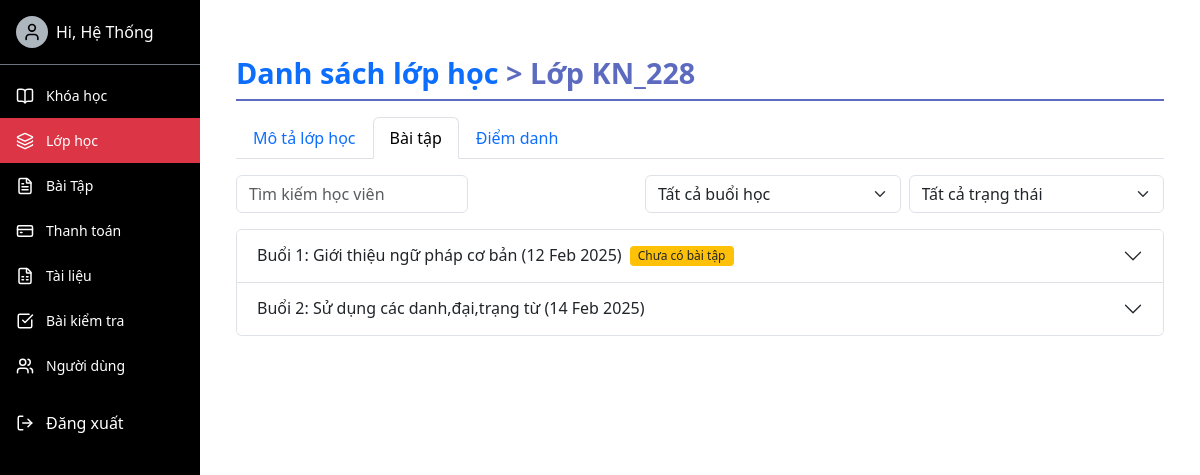
Before: /manage_class/4/exercises/ (signed in) with the older database file.
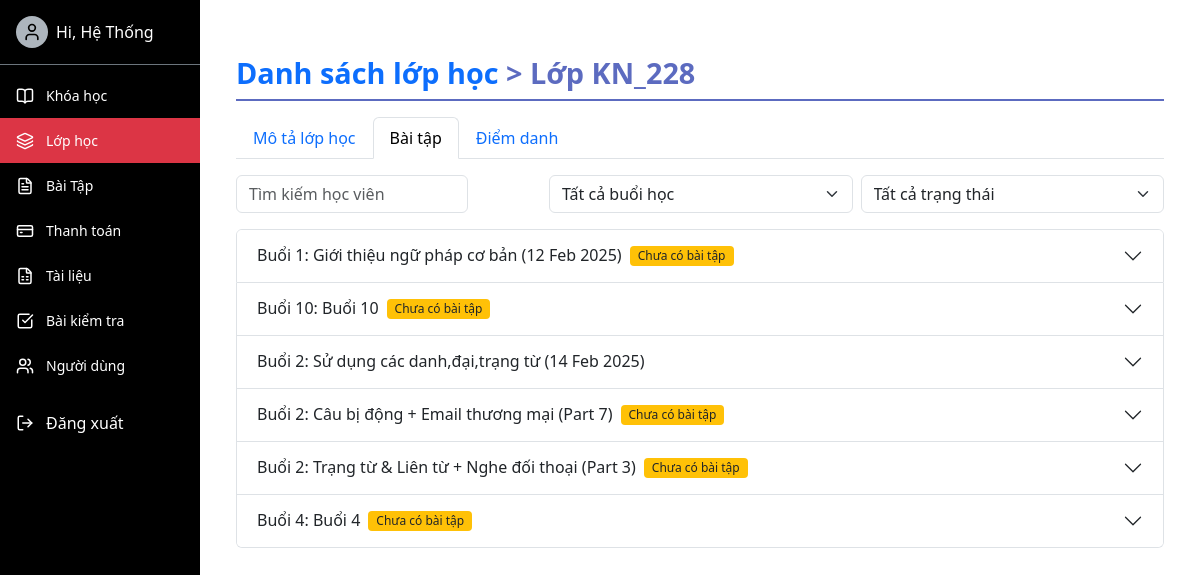
After: the same page with the newer database file.
### english/models.py (models this page shows, shortened)
class CLASS(models.Model):
    STATUS_CHOICES = [
        ('ongoing', 'Đang học'),
        ('starting', 'Đang bắt đầu'),
        ('finished', 'Đã kết thúc'),
    ]
    class_id = models.AutoField(primary_key=True)
    class_name = models.CharField(max_length=50)
    course = models.ForeignKey(COURSE, on_delete=models.CASCADE)
    begin_time = models.DateField()
    end_time = models.DateField()
    status = models.CharField(max_length=20, choices=STATUS_CHOICES)
    timetable = models.CharField(max_length=1000,null=True,blank=True)
    class Meta:
        db_table = 'CLASS'

class LESSON_DETAIL(models.Model):
    lessondetail_id = models.AutoField(primary_key=True)
    lesson = models.ForeignKey(LESSON, on_delete=models.CASCADE)
    classes = models.ForeignKey(CLASS, on_delete=models.CASCADE)
    date = models.DateField(null=True,blank=True)
    class Meta:
        db_table = 'LESSON_DETAIL'

class LESSON(models.Model):
    lesson_id = models.AutoField(primary_key=True)
    lesson_file = models.FileField(upload_to="media/lesson", max_length=200)  # Thay FileField bằng URLField
    exercise_file = models.FileField(upload_to="media/exercise", max_length=200)  # Thay FileField bằng URLField
    lesson_name = models.CharField(max_length=100, default="chua co")
    description = models.TextField(null=True, blank=True)
    course = models.ForeignKey(COURSE, on_delete=models.CASCADE)
    session_number = models.CharField(max_length=100, null=True)
    class Meta:
        db_table = 'LESSON'

### ManageClass/views.py (the view)
# urls.py: path('<int:class_id>/exercises/', views.class_exercise, name='class_exercise'),
@login_required
@user_passes_test(is_staff)
def class_exercise(request, class_id):
    class_instance = get_object_or_404(CLASS, pk=class_id)
    students = USER_CLASS.objects.filter(classes=class_instance).select_related('user')
    lesson_details = LESSON_DETAIL.objects.filter(classes=class_instance).select_related('lesson').order_by(
        'lesson__session_number')
    total_students = students.count()
    lesson_data = []
    for lesson_detail in lesson_details:
        exercise = EXERCISE.objects.filter(lessondetail=lesson_detail).first()
        student_submissions = []
        submission_stats = {
            'submitted_count': 0,  # Số bài đã nộp
            'not_submitted_count': total_students,  # Số bài chưa nộp (mặc định bằng tổng số học viên)
            'checked_count': 0,  # Số bài đã chấm
            'unchecked_count': 0,  # Số bài chưa chấm
        }
        if exercise:
            submissions = SUBMISSION.objects.filter(exercise=exercise)
            submitted_count = submissions.count()
            submission_stats['submitted_count'] = submitted_count
            submission_stats['not_submitted_count'] = total_students - submitted_count
            checked_count = submissions.filter(status='Done').count()
            submission_stats['checked_count'] = checked_count
            unchecked_count = submissions.filter(status='Checking').count() + submissions.filter(status='Check').count()
            submission_stats['unchecked_count'] = unchecked_count
        for student in students:
            submission = None
            if exercise:
                submission = SUBMISSION.objects.filter(
                    userclass=student,
                    exercise=exercise
                ).select_related('userclass__user').first()
            student_submissions.append({
                'student': student,
                'submission': submission,
            })
        lesson_data.append({
            'lesson_detail': lesson_detail,
            'exercise': exercise,
            'student_submissions': student_submissions,
            'submission_stats': submission_stats,  # Thêm thống kê
        })
    return render(request, 'class_exercise.html', {
        'class_instance': class_instance,
        'class_id': class_id,
        'lesson_data': lesson_data,
    })

### english/views.py (called while the page is built)
def is_staff(user):
    return user.groups.filter(name__in=['Admin', 'Teacher']).exists()

### ManageClass/templates/class_exercise.html (shortened to what this page needs)
{% extends "base-admin.html" %}
{% block content %}
<div class="container-fluid tab-section">
    <h2 class="custom-title">
        <a href="{% url 'class_list' %}" class="text-decoration-none text-primary">Danh sách lớp học</a> &gt; Lớp {{ class_instance.class_name }}
    </h2>
    <ul class="nav nav-tabs mb-3">
        <li class="nav-item">
            <a class="nav-link" href="{% url 'class_detail' class_id=class_instance.pk %}">Mô tả lớp học</a>
        </li>
        <li class="nav-item">
            <a class="nav-link active" href="{% url 'class_exercise' class_id=class_instance.pk %}">Bài tập</a>
        </li>
        <li class="nav-item">
            <a class="nav-link" href="{% url 'class_rollcall' class_id=class_instance.pk %}">Điểm danh</a>
        </li>
    </ul>
    <div class="d-flex justify-content-between mb-3">
        <input type="text" class="form-control w-25" placeholder="Tìm kiếm học viên" id="searchInput">
        <div class="d-flex gap-2">
            <select class="form-select" id="lessonFilter">
                <option value="">Tất cả buổi học</option>
            </select>
            <select class="form-select" id="statusFilter">
                <option value="">Tất cả trạng thái</option>
            </select>
        </div>
    </div>
    <div class="accordion" id="lessonAccordion">
        {% for data in lesson_data %}
        <div class="accordion-item" data-lesson="{{ data.lesson_detail.lesson.lesson_name }}">
            <h2 class="accordion-header" id="heading{{ data.lesson_detail.lesson.lesson_id }}">
                <button class="accordion-button collapsed" type="button" data-bs-toggle="collapse" data-bs-target="#collapse{{ data.lesson_detail.lesson.lesson_id }}" aria-expanded="false" aria-controls="collapse{{ data.lesson_detail.lesson.lesson_id }}">
                    Buổi {{ data.lesson_detail.lesson.session_number }}: {{ data.lesson_detail.lesson.lesson_name }}
                    {% if data.lesson_detail.date %} ({{ data.lesson_detail.date|date:"d M Y" }}){% endif %}
                    {% if not data.exercise %}
                        <span class="badge bg-warning text-dark ms-2">Chưa có bài tập</span>
                    {% endif %}
                </button>
            </h2>
        </div>
        {% empty %}
        <p class="text-center text-muted">Chưa có buổi học nào cho lớp này.</p>
        {% endfor %}
    </div>
</div>
{% endblock %}

### english/templates/base-admin.html (shortened to what this page needs)
<!DOCTYPE html>
{% load static %}
<html lang="vi">
<head>
  <link href="https://cdn.jsdelivr.net/npm/bootstrap@5.3.2/dist/css/bootstrap.min.css" rel="stylesheet">
  <link href="{% static 'css/base-admin.css' %}" rel="stylesheet">
</head>
<body>
  <div class="d-flex" style="min-height: 100vh;">
    <div class="sidebar">
      <div class="d-flex align-items-center gap-2 p-3 border-bottom border-secondary">
        <div class="avatar">
          {% if request.user.is_authenticated %}
            <i data-lucide="user" style="width: 20px; height: 20px; color: black;"></i>
          {% endif %}
        </div>
       <a style="cursor: pointer; text-decoration: none; color: white;" href="{% url 'course' %}"> <span>Hi, {{ request.user.first_name }}</span> </a>
      </div>
      <nav class="mt-2">
        {% if user.is_superuser %}
        <div class="sidebar-item {% if request.resolver_match.url_name in 'admin_ql_khoahoc admin_xemkhoahoc add_lesson_detail admin_themkhoahoc view_lesson_detail' %}active{% endif %}">
          <i data-lucide="book-open" style="width: 18px; height: 18px;"></i>
          <a href="{% url 'admin_ql_khoahoc' %}">Khóa học</a>
        </div>
        {% endif %}
        <div class="sidebar-item {% if request.resolver_match.url_name in 'class_list add_class update_rollcall class_detail class_exercise class_rollcall exercise_detail' %}active{% endif %}">
          <i data-lucide="layers" style="width: 18px; height: 18px;"></i>
          <a href="{% url 'class_list' %}">Lớp học</a>
        </div>
        <div class="sidebar-item {% if request.resolver_match.url_name in 'admin_ql_baitap them_baitap xem_baitap sua_baitap sua_baitap_xem' %}active{% endif %}">
          <i data-lucide="file-text" style="width: 18px; height: 18px;"></i>
          <a href="{% url 'admin_ql_baitap' %}">Bài Tập</a>
        </div>
        {% if user.is_superuser %}
        <div class="sidebar-item {% if request.resolver_match.url_name in 'payment_detail payment_list add_payment' %}active{% endif %}">
          <i data-lucide="credit-card" style="width: 18px; height: 18px;"></i>
          <a href="{% url 'payment_list' %}">Thanh toán</a>
        </div>
        {% endif %}
        <div class="sidebar-item {% if request.resolver_match.url_name in 'document_list add_document document_detail_edit' %}active{% endif %}">
          <i data-lucide="file-spreadsheet" style="width: 18px; height: 18px;"></i>
          <a href="{% url 'document_list' %}">Tài liệu</a>
        </div>
        <div class="sidebar-item {% if request.resolver_match.url_name in 'admin_test_list admin_test_add results admin_test_details result_delete test_delete test_edit' %}active{% endif %}">
          <i data-lucide="check-square" style="width: 18px; height: 18px;"></i>
          <a href="{% url 'admin_test_list' %}">Bài kiểm tra</a>
        </div>
        {% if user.is_superuser %}
        <div class="sidebar-item {% if request.resolver_match.url_name in 'user_list user_edit user_detail user_create user_delete' %}active{% endif %}">
          <i data-lucide="users" style="width: 18px; height: 18px;"></i>
          <a href="{% url 'user_list' %}">Người dùng</a>
        </div>
        {% endif %}
      </nav>
      <form action="{% url 'logout' %}" method="post" style="display: inline;">
        <div class="mt-auto" style="margin-top: auto; border-top: 1px solid rgba(0,0,0,.125); padding-top: 10px;">
          <div class="sidebar-item">
            <button type="submit" class="sidebar-item" style="background: none; border: none; color: inherit; padding: 0; font: inherit; cursor: pointer;">
              <i data-lucide="log-out" style="width: 18px; height: 18px;"></i>
              Đăng xuất
            </button>
          </div>
        </div>
      </form>
    </div>
    <div class="main-content flex-grow-1">
      {% block content %}{% endblock %}
    </div>
  </div>
</body>
</html>

### english/static/css/base-admin.css (style rules this page uses)
body { width: 100%; min-height: 100vh; overflow-x: hidden; margin:0; width: 100%; }
.sidebar { width: 200px; background-color: #000; color: white; height: 100vh; position: fixed; margin:0; z-index:1000; }
.sidebar-item { display: flex; align-items: center; gap: 12px; padding: 12px 16px; cursor: pointer; color: white; text-decoration: none; }
.sidebar-item.active { background-color: #dc3545; }
.sidebar-item span, .sidebar-item a { font-size: 14px; color: white; text-decoration: none; }
.main-content { margin-left: 200px; padding: 24px; }
.avatar { width: 32px; height: 32px; border-radius: 50%; background-color: #adb5bd; display: flex; align-items: center; justify-content: center; }

### ManageClass/templates/class_exercise.html (style rules this page uses)
.custom-title { font-size: 1.8rem; font-weight: 700; color: #5c6bc0; border-bottom: 2px solid; margin: 1.5rem 0 1rem; padding: 8px 0; }
.badge { padding: 4px 8px; border-radius: 4px; font-size: 12px; font-weight: 500; }
.bg-warning { background-color: #FFC107; color: #333; }

Changed rows visible on the page:
added LESSON_DETAIL: lesson_detail.lesson.session_number "10", lesson_detail.lesson.lesson_name "Buổi 10", shows "Chưa có bài tập"
added LESSON_DETAIL: lesson_detail.lesson.session_number "2", lesson_detail.lesson.lesson_name "Câu bị động + Email thương mại (Part 7)", shows "Chưa có bài tập"
added LESSON_DETAIL: lesson_detail.lesson.session_number "2", lesson_detail.lesson.lesson_name "Trạng từ & Liên từ + Nghe đối thoại (Part 3)", shows "Chưa có bài tập"
added LESSON_DETAIL: lesson_detail.lesson.session_number "4", lesson_detail.lesson.lesson_name "Buổi 4", shows "Chưa có bài tập"
